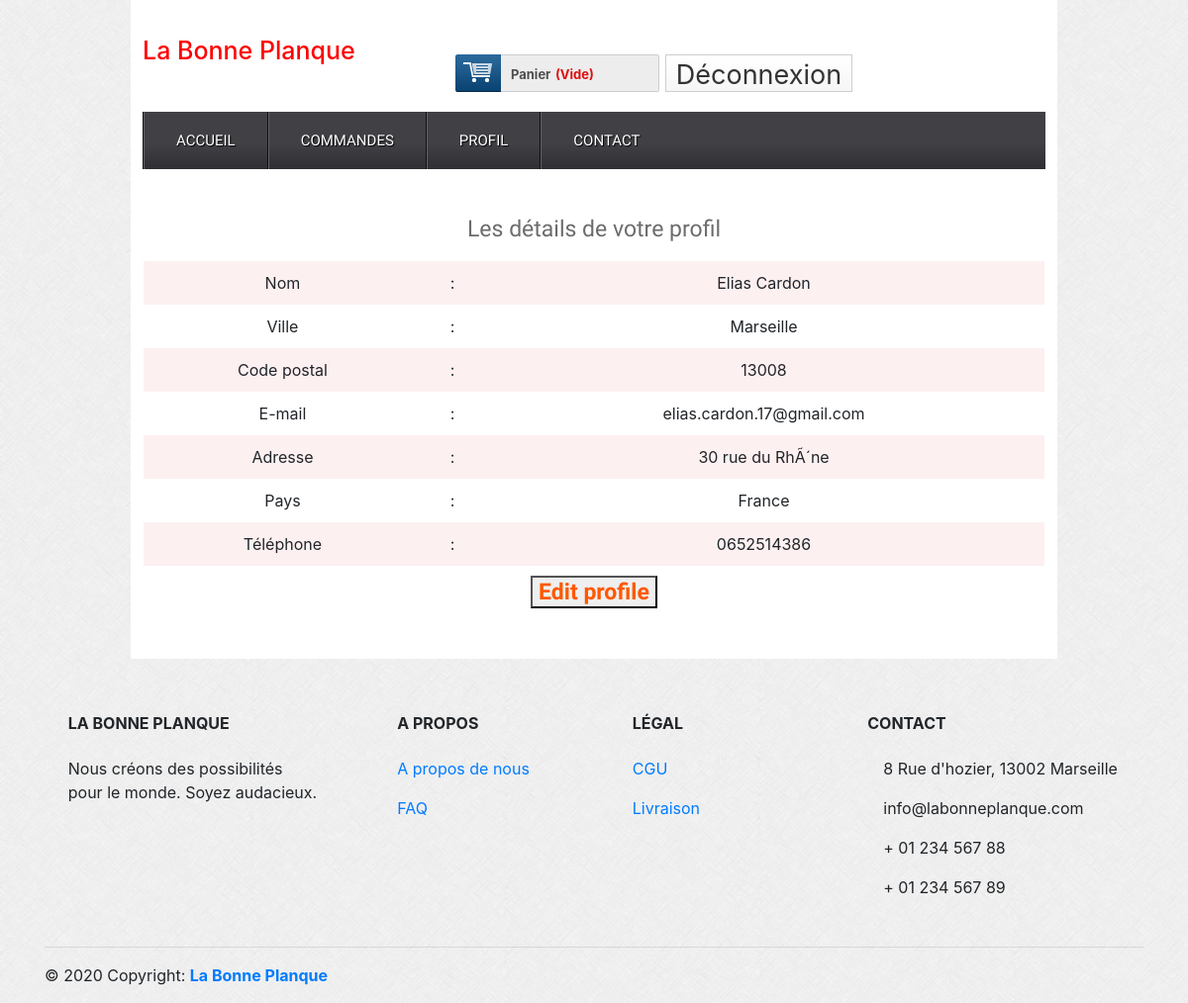
Screenshot of /profile.php (signed in) with the database file from the repository.
### tables this page shows
CREATE TABLE IF NOT EXISTS `tbl_customer`
(
    `csId` int
(
    11
) NOT NULL AUTO_INCREMENT,
    `name` varchar
(
    255
) NOT NULL,
    `city` varchar
(
    20
) NOT NULL,
    `zip` varchar
(
    20
) NOT NULL,
    `email` varchar
(
    50
) NOT NULL,
    `address` varchar
(
    255
) NOT NULL,
    `country` varchar
(
    20
) NOT NULL,
    `phone` varchar
(
    255
) NOT NULL,
    `pass` varchar
(
    255
) NOT NULL,
    PRIMARY KEY
(
    `csId`
)
    );

### classes/Customer.php (called while the page is built, shortened)
<?php
$filepath = realpath(dirname(__FILE__));
include_once ($filepath."/../libs/Database.php");
?>
<?php
class Customer
{
	private $db;
	function __construct()
	{
		$this->db = new Database();
	}
	public function getCustomerInfo($csid){
		$sql = "SELECT * FROM tbl_customer WHERE csId='$csid'" ;
		$result = $this->db->select($sql);
		return $result;
	}
}
?>

### libs/Database.php (called while the page is built, shortened)
<?php
Class Database{
	 public $host   = DB_HOST;
	 public $user   = DB_USER;
	 public $pass   = DB_PASS;
	 public $dbname = DB_NAME;
	 public $link;
	private function connectDB(){
		 $this->link = new mysqli($this->host, $this->user, $this->pass,$this->dbname);
	 }
	public function select($query){
	  $result = $this->link->query($query) or die($this->link->error.__LINE__);
		  if($result->num_rows > 0){
		    return $result;
		  }else {
		    return false;
		  }
	 }
}

### libs/Session.php (called while the page is built, shortened)
<?php
class Session{
	 public static function get($key){
	    if (isset($_SESSION[$key])) {
		  return $_SESSION[$key];
		}else {
		  return false;
	    }
	 }
}

### profile.php (the view, shortened to what this page needs)
<?php
include("include/header.php");
?>
<div class="main">
    <div class="content">
        <div class="section group">
            <?php
            $csid = Session::get('csid');
            $getCsInfo = $csmr->getCustomerInfo($csid);
            if ($getCsInfo) {
                while ($row = $getCsInfo->fetch_assoc()) {
                    ?>
                    <table class="tblone">
                        <tr>
                            <td colspan='3'><h2 style="text-align:center">Les détails de votre profil</h2></td>
                        </tr>
                        <tr>
                            <td>Nom</td>
                            <td>:</td>
                            <td><?php echo $row['name']; ?></td>
                        </tr>
                        <tr>
                            <td>Ville</td>
                            <td>:</td>
                            <td><?php echo $row['city']; ?></td>
                        </tr>
                        <tr>
                            <td>Code postal</td>
                            <td>:</td>
                            <td><?php echo $row['zip']; ?></td>
                        </tr>
                        <tr>
                            <td>E-mail</td>
                            <td>:</td>
                            <td><?php echo $row['email']; ?></td>
                        </tr>
                        <tr>
                            <td>Adresse</td>
                            <td>:</td>
                            <td><?php echo $row['address']; ?></td>
                        </tr>
                        <tr>
                            <td>Pays</td>
                            <td>:</td>
                            <td><?php echo $row['country']; ?></td>
                        </tr>
                        <tr>
                            <td>Téléphone</td>
                            <td>:</td>
                            <td><?php echo $row['phone']; ?></td>
                        </tr>
                        <tr>
                            <td colspan='3'>
                                <h2 style="text-align:center">
                                    <button><a href="editprofile.php">Edit profile</a></button>
                                </h2>
                            </td>
                        </tr>
                    </table>
                <?php }
            } ?>
        </div>
    </div>
</div>
</div>
<?php
include("include/footer.php");
?>

### src/css/style.css (style rules this page uses)
html,body,div,span,applet,object,iframe,h1,h2,h3,h4,h5,h6,p,blockquote,pre,a,abbr,acronym,address,big,cite,code,del,dfn,em,img,ins,kbd,q,s,samp,small,strike,strong,sub,sup,tt,var,b,u,i,dl,dt,dd,ol,nav ul,nav li,fieldset,form,label,legend,table,caption,tbody,tfoot,thead,tr,th,td,article,aside,canvas,details,embed,figure,figcaption,footer,header,hgroup,menu,nav,output,ruby,section,summary,time,mark,audio,video { margin:0;padding:0;border:0;font-size:100%;font:inherit;vertical-align:baseline; }
table { border-collapse:collapse;border-spacing:0; }
a { text-decoration:none; }
body { font-family:Arial, Helvetica, sans-serif; background:url(../images/body_bg3.jpg); }
.section { clear: both; padding: 0px; margin: 0px; }
.group:before, .group:after { content:""; display:table; }
.group:after { clear:both; }
.group { zoom:1; }
.content { padding:20px 0; background:#FFF; }
.content h2 { font-size:23px; color:#6C6C6C; font-family: 'Monda', sans-serif; }
.tblone { border: 1px solid #fff; margin-bottom: 12px; width: 100%; }
.tblone td { padding:10px;text-align:center; }
table.tblone tr:nth-child(2n+1) { background:#fff;height:30px; }
table.tblone tr:nth-child(2n) { background:#fdf0f1;height:30px; }
table.tblone a { color: #fe5800; font-weight: bold; text-decoration: none; }

### rows the page displays
tbl_customer: name "Elias Cardon", city "Marseille", zip "13008", email "elias.cardon.17@gmail.com", address "30 rue du RhÃ´ne", country "France", phone "0652514386"
